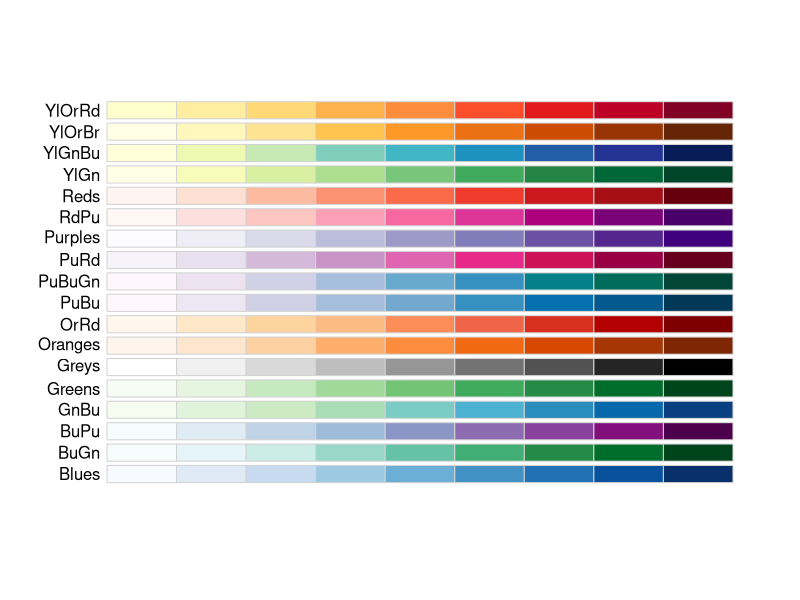
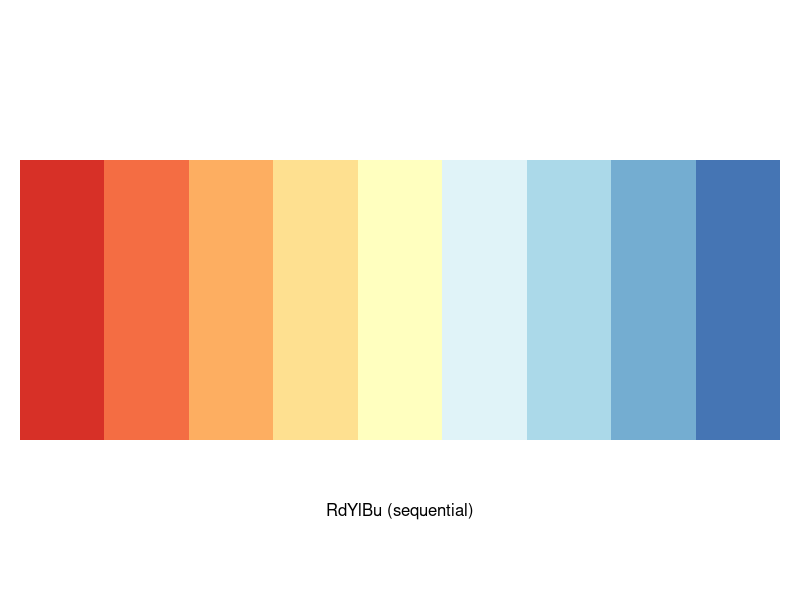
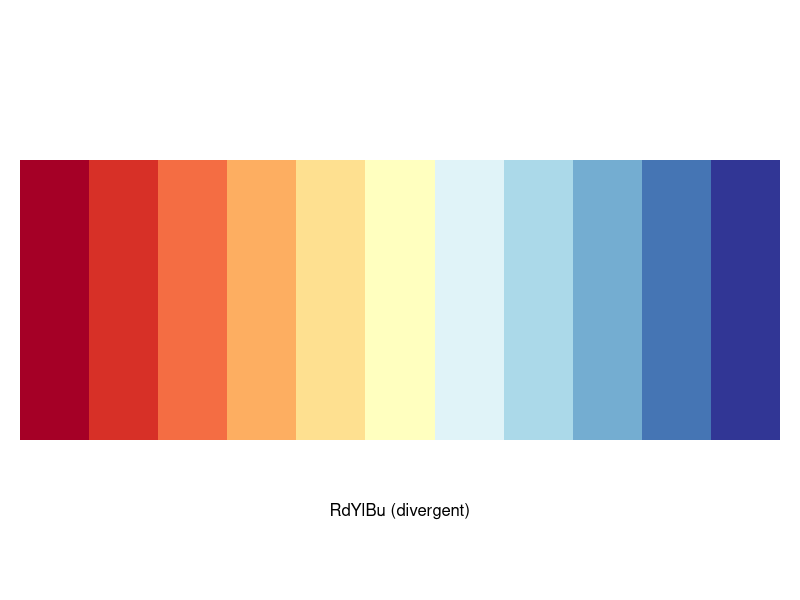
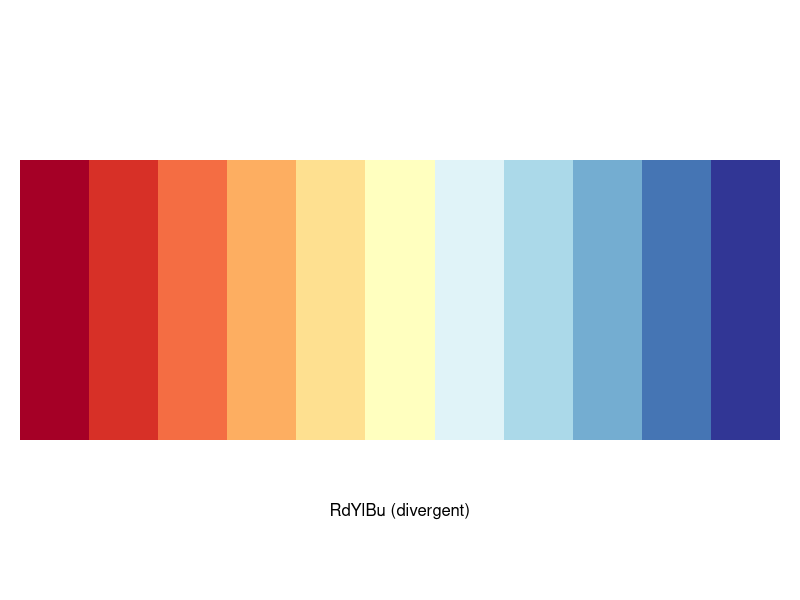
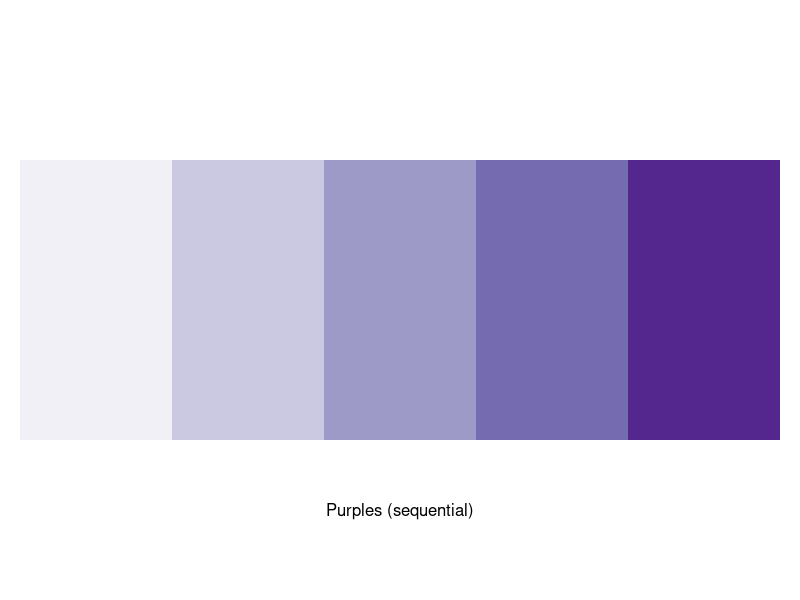
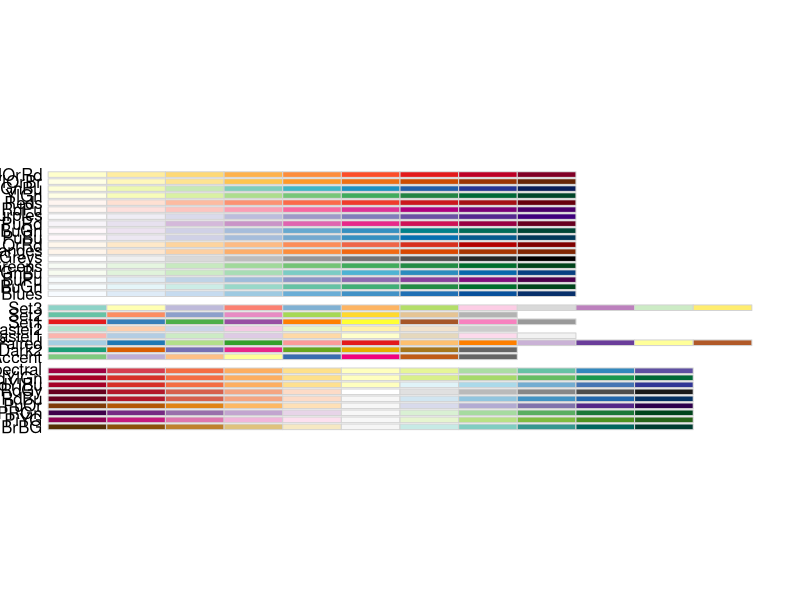
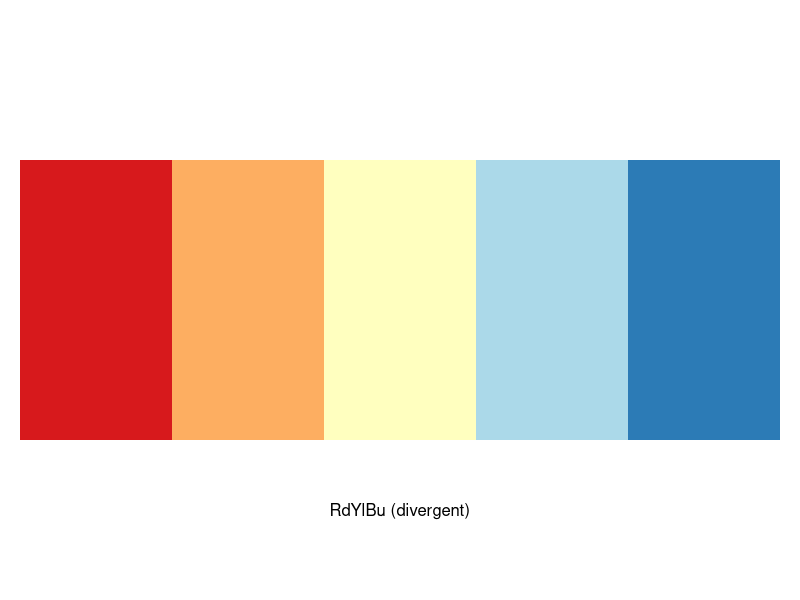
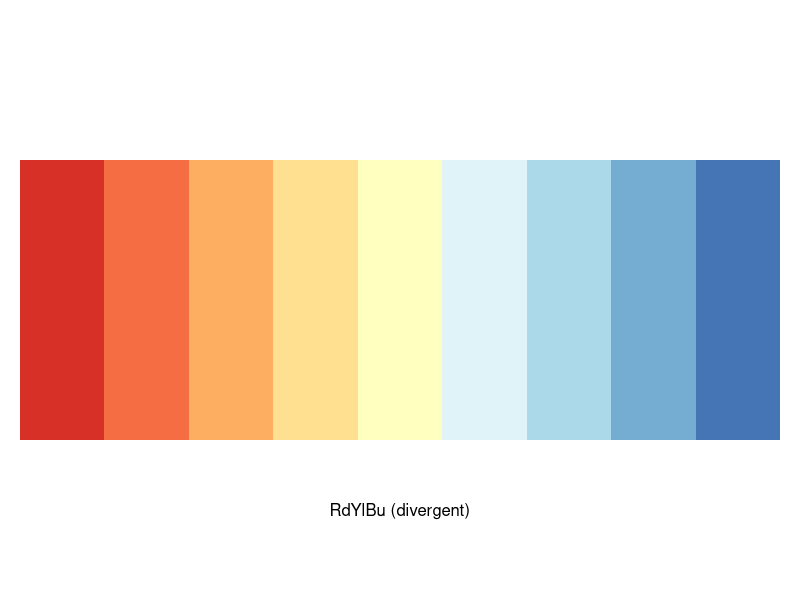

Here is the R script that generated these plots, in order: (Note: this script raises an error after producing the figures.)
library(RColorBrewer)
display.brewer.all(type="seq")

par(mar=c(8,1,8,1))
N <- 9
mypalette <- brewer.pal(N,"RdYlBu")
image(1:9,1,as.matrix(1:N),col=mypalette,xlab="RdYlBu (sequential)",
      ylab="",xaxt="n",yaxt="n",bty="n")

display.brewer.pal(n=11,"RdYlBu")
display.brewer.pal(n=11,"RdYlBu")[-(2:4)]
brewer.pal(n=11,"RdYlBu")[-(2:4)]


brewer.pal(5,"Purples")

display.brewer.pal(5,"Purples")

display.brewer.all(type="all")

palette <- brewer.pal(5, "RdYlBu")[-(2:4)]

display.brewer.pal(5, "RdYlBu")

display.brewer.pal(9, "RdYlBu")
display.brewer.pal(5, "RdYlBu")
brewer.pal(5, "RdYlBu")

v=c(1:5)
v[-(2:4)]

palette=c("red","blue")

palette=c("#D7191C", "#2C7BB6")

ggplot(gm2007, aes(x=lifeExp,y=reorder(country,lifeExp), color=lifeExp))+
  geom_point(size=3)+
  geom_segment(aes(x=0,xend=lifeExp, y=country,yend=country))+
  scale_color_gradientn(colors = palette)

promedio_lifeExp = mean(gapminder$lifeExp)
ggplot(gm2007, aes(x=lifeExp,y=reorder(country,lifeExp), color=lifeExp))+
  geom_point(size=3)+
  geom_segment(aes(x=0,xend=lifeExp, y=country,yend=country))+
  scale_color_gradientn(colors = palette)+
  geom_vline(xintercept = promedio_lifeExp, color="grey40", linetype=3)+
  theme_classic()+
  scale_x_continuous("", expand=c(0,0),limits = c(0,90), position="top")+
  theme(
    axis.text =element_text(color="black"),
    axis.line.y=element_blank(),
    axis.line.x=element_blank()
  )
  annotate("curve",
           )
  
  basic <- ggplot( mtcars , aes(x=mpg, y=wt)) +
    geom_point()
  basic +
    theme(
      #rect=element_rect(fill = "green", size=10),
      plot.background = element_rect(fill = "grey90", color="red", linewidth = 2),
      panel.background = element_rect(fill = "red",color="blue")
      #panel.border = element_rect(color = "green", linewidth = 20)
    )
  
   
  
  # Create an empty plot
  ggplot() +
    # Add a blank geom_rect layer and specify the color palette
    geom_rect(aes(xmin = 0, xmax = 1, ymin = 0, ymax = 1), fill = "#D7191C") +
    scale_fill_manual(values = c("#D7191C", "#2C7BB6"))
